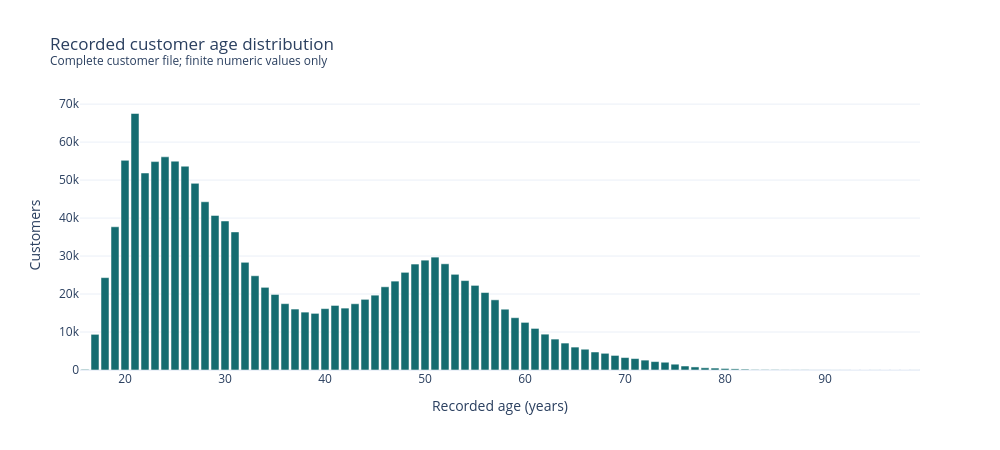

Source (notebook cell):
### Code cell
age_distribution = (
    age_numeric.loc[age_finite]
    .value_counts()
    .sort_index()
    .rename_axis("age")
    .reset_index(name="customers")
)

fig = px.bar(
    age_distribution,
    x="age",
    y="customers",
    color_discrete_sequence=["#146C70"],
    template="plotly_white",
    labels={
        "age": "Recorded age (years)",
        "customers": "Customers",
    },
    title=(
        "Recorded customer age distribution"
        "<br><sup>Complete customer file; "
        "finite numeric values only</sup>"
    ),
)

fig.update_layout(
    width=1000,
    height=450,
    showlegend=False,
)

fig.update_yaxes(rangemode="tozero")

fig.show(
    renderer="plotly_mimetype+png",
    config={"displaylogo": False},
)

### Figure 1 — Plotly figure (JSON) as saved in the notebook; plotly's stock layout.template omitted (floating-point values rounded to 4 significant figures)
{"data": [{"hovertemplate": "Recorded age (years)=%{x}<br>Customers=%{y}<extra></extra>", "legendgroup": "", "marker": {"color": "#146C70", "pattern": {"shape": ""}}, "name": "", "orientation": "v", "showlegend": false, "textposition": "auto", "type": "bar", "x": [16.0, 17.0, 18.0, 19.0, 20.0, 21.0, 22.0, 23.0, 24.0, 25.0, 26.0, 27.0, 28.0, 29.0, 30.0, 31.0, 32.0, 33.0, 34.0, 35.0, 36.0, 37.0, 38.0, 39.0, 40.0, 41.0, 42.0, 43.0, 44.0, 45.0, 46.0, 47.0, 48.0, 49.0, 50.0, 51.0, 52.0, 53.0, 54.0, 55.0, 56.0, 57.0, 58.0, 59.0, 60.0, 61.0, 62.0, 63.0, 64.0, 65.0, 66.0, 67.0, 68.0, 69.0, 70.0, 71.0, 72.0, 73.0, 74.0, 75.0, 76.0, 77.0, 78.0, 79.0, 80.0, 81.0, 82.0, 83.0, 84.0, 85.0, 86.0, 87.0, 88.0, 89.0, 90.0, 91.0, 92.0, 93.0, 94.0, 95.0, 96.0, 97.0, 98.0, 99.0], "xaxis": "x", "y": [161, 9392, 24323, 37707, 55196, 67530, 51869, 54867, 56124, 54989, 53658, 49134, 44294, 40697, 39235, 36354, 28354, 24814, 21763, 19887, 17465, 16044, 15242, 14910, 16158, 16994, 16297, 17442, 18602, 19704, 21908, 23403, 25715, 27895, 28920, 29720, 27956, 25191, 23539, 22275, 20393, 18475, 16005, 13768, 12534, 10948, 9436, 8141, 7089, 6035, 5468, 4742, 4394, 3836, 3274, 3010, 2602, 2214, 2043, 1527, 1048, 804, 580, 509, 404, 298, 218, 124, 113, 95, 50, 41, 49, 23, 24, 16, 17, 4, 3, 10, 3, 4, 7, 13], "yaxis": "y"}], "layout": {"barmode": "relative", "height": 450, "legend": {"tracegroupgap": 0}, "showlegend": false, "title": {"text": "Recorded customer age distribution<br><sup>Complete customer file; finite numeric values only</sup>"}, "width": 1000, "xaxis": {"anchor": "y", "domain": [0, 1], "title": {"text": "Recorded age (years)"}}, "yaxis": {"anchor": "x", "domain": [0, 1], "rangemode": "tozero", "title": {"text": "Customers"}}}}
